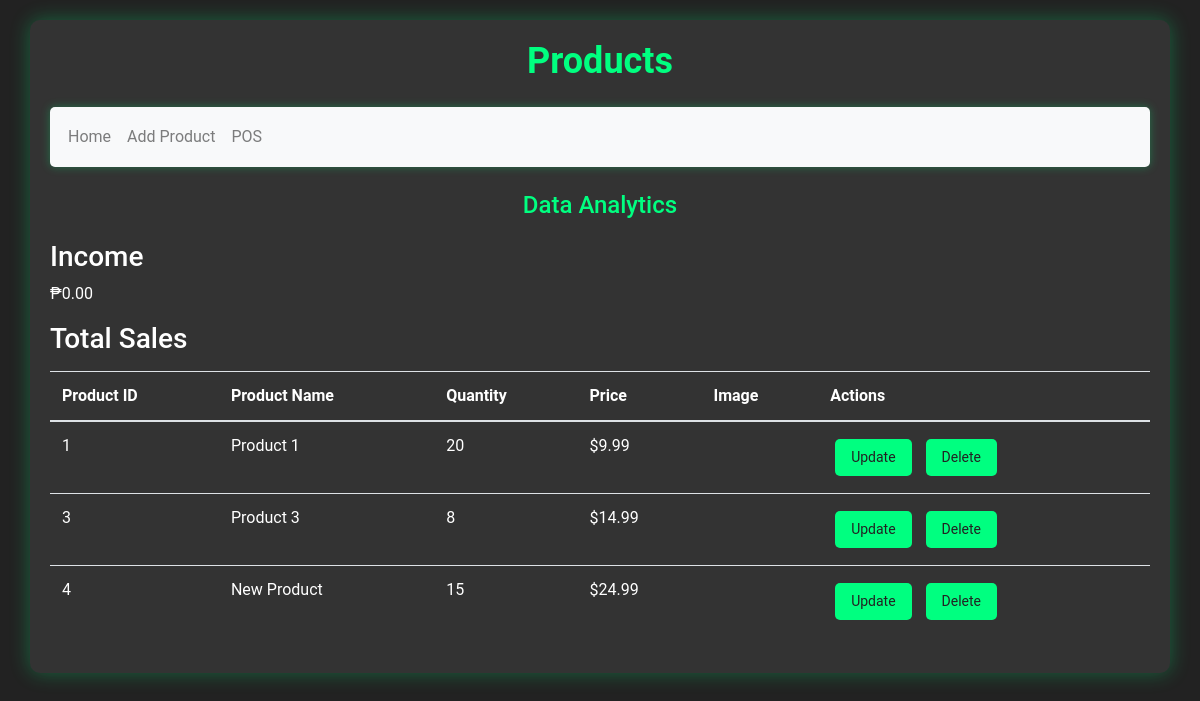
The page /products.php on the database as committed earlier.
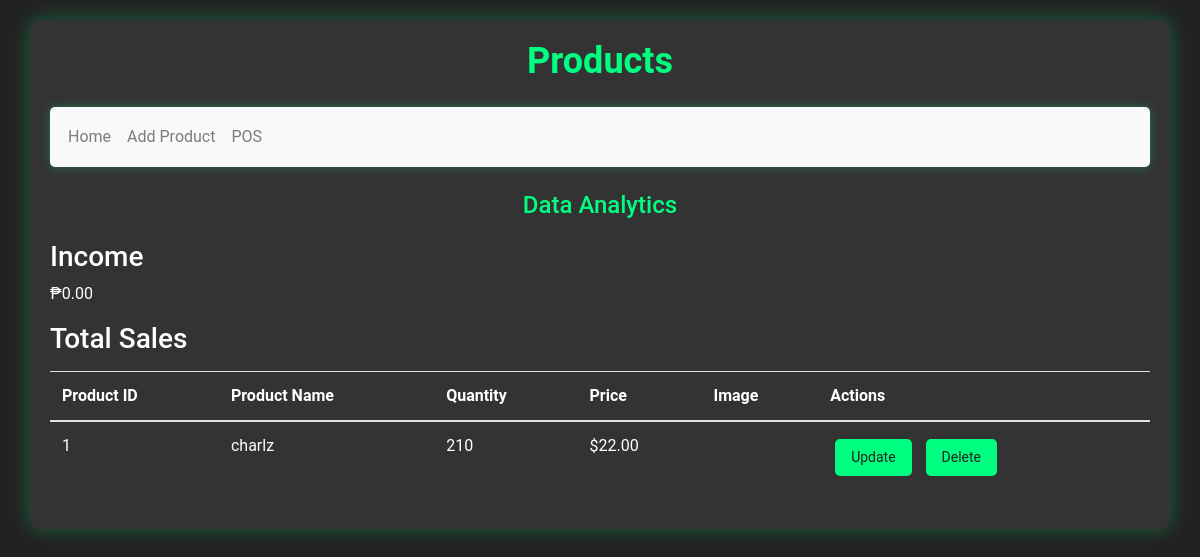
The same page on the database as committed later.
### tables this page shows
CREATE TABLE `products` (
  `id` int(11) NOT NULL,
  `name` varchar(255) NOT NULL,
  `quantity` int(11) NOT NULL,
  `price` decimal(10,2) NOT NULL,
  `image` varchar(255) DEFAULT NULL
);

### products.php (the view, shortened to what this page needs)
<!DOCTYPE html>
<html lang="en">
<head>
    <link rel="stylesheet" href="https://maxcdn.bootstrapcdn.com/bootstrap/4.5.2/css/bootstrap.min.css">
    <link rel="stylesheet" href="style.css">
</head>
<body>
    <div class="container">
        <h1 class="mb-4">Products</h1>
        <nav class="navbar navbar-expand-lg navbar-light bg-light mb-4">
            <ul class="navbar-nav mr-auto">
                <li class="nav-item">
                    <a class="nav-link" href="home.php">Home</a>
                </li>
                <li class="nav-item">
                    <a class="nav-link" href="add_product.php">Add Product</a>
                </li>
                <li class="nav-item">
                    <a class="nav-link" href="POS.php">POS</a>
                </li>
            </ul>
        </nav>
        <h2>Data Analytics</h2>
        <?php
        $db_username = 'root';
        $db_password = '';
        $conn = new PDO('mysql:host=localhost;dbname=inventory', $db_username, $db_password);
        try {
            $conn->setAttribute(PDO::ATTR_ERRMODE, PDO::ERRMODE_EXCEPTION);
            $queryNetIncome = "SELECT SUM(quantity * price) AS net_income FROM sales";
            $resultNetIncome = $conn->query($queryNetIncome);
            $netIncome = $resultNetIncome->fetch(PDO::FETCH_ASSOC)['net_income'];
            ?>
            <div class="analytics-container">
                <div class="analytics-item">
                    <h3>Income</h3>
                    <p><?php echo '₱' . number_format($netIncome, 2); ?></p>
                </div>
                <div class="analytics-item">
                    <h3>Total Sales</h3>
                </div>
            </div>
            <?php
            $queryProducts = "SELECT * FROM products";
            $resultProducts = $conn->query($queryProducts);
            if ($resultProducts->rowCount() > 0) {
                echo "<table class='table'>";
                echo "<thead><tr><th>Product ID</th><th>Product Name</th><th>Quantity</th><th>Price</th><th>Image</th><th>Actions</th></tr></thead>";
                echo "<tbody>";
                while ($row = $resultProducts->fetch(PDO::FETCH_ASSOC)) {
                    echo "<tr>";
                    echo "<td>" . $row['id'] . "</td>";
                    echo "<td>" . $row['name'] . "</td>";
                    echo "<td>" . $row['quantity'] . "</td>";
                    echo "<td>$" . number_format($row['price'], 2) . "</td>";
                    echo "<td>";
                    echo "</td>";
                    echo "<td>";
                    echo "<a href='update_product.php?id=" . $row['id'] . "' class='btn btn-primary'>Update</a> ";
                    echo "<a href='delete_product.php?id=" . $row['id'] . "' class='btn btn-danger'>Delete</a>";
                    echo "</td>";
                    echo "</tr>";
                }
                echo "</tbody>";
                echo "</table>";
            } else {
                echo "No products found.";
            }
        } catch (PDOException $e) {
            echo "Error: " . $e->getMessage();
        }
        ?>
    </div>
</body>
</html>

Rows that differ between the two databases and show on the page:
removed products: id "3", name "Product 3", quantity "8", price "14.99"
removed products: id "4", name "New Product", quantity "15", price "24.99"
changed products id 1: name "Product 1" → "charlz"; quantity "20" → "210"; price "9.99" → "22.00"
